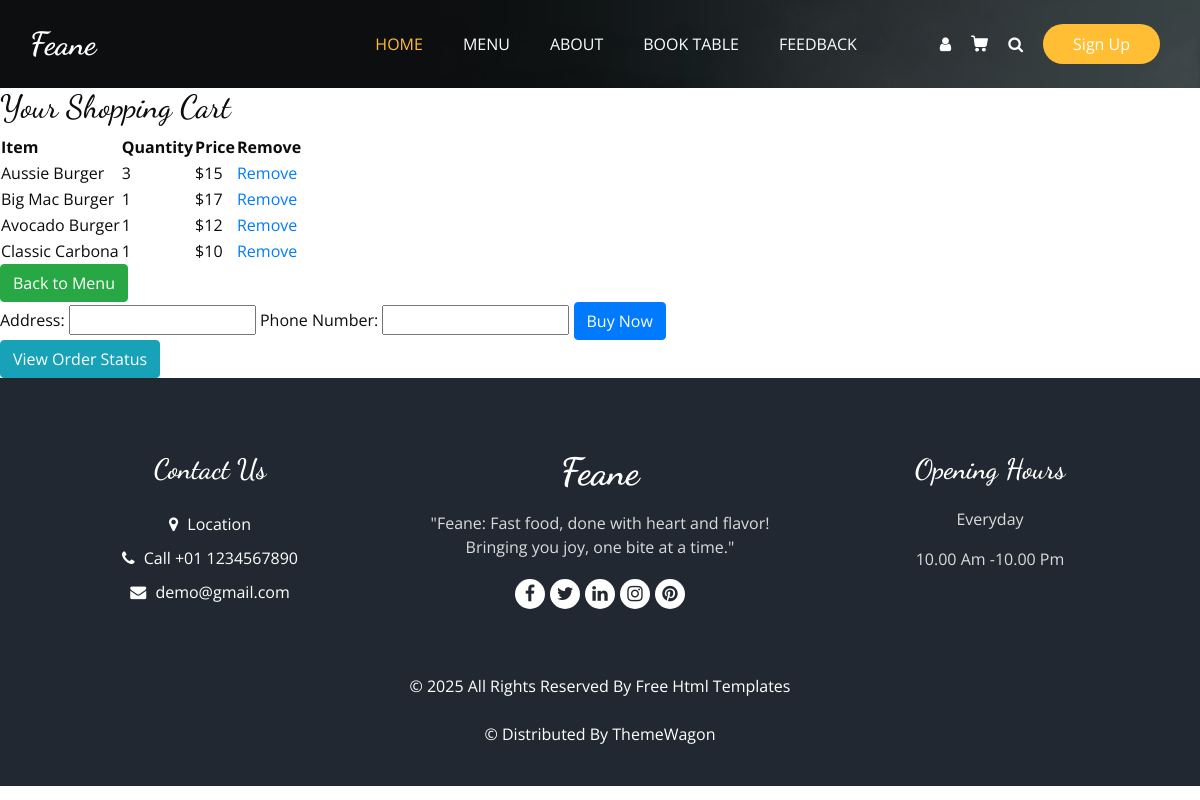
Page /cart/ (signed in) on the committed database.
### Base_app/models.py (models this page shows, shortened)
class Cart(models.Model):
    user = models.ForeignKey(User, on_delete=models.CASCADE)
    product = models.ForeignKey(items, on_delete=models.CASCADE)  # Change from CharField
    quantity = models.IntegerField(default=1)

class items(models.Model):
    Item_name= models.CharField(max_length=15)
    description=models.TextField(blank=False)
    Price=models.IntegerField()
    Category=models.ForeignKey(itemList,related_name='Name',on_delete=models.CASCADE)
    Image=models.ImageField(upload_to='Items/')
    def __str__(self):
        return self.Item_name

### Base_app/views.py (the view)
# urls.py: path("cart/", order_now, name="order_now"),
def order_now(request):
    cart_items = Cart.objects.filter(user=request.user)
    return render(request,'order_now.html',{"cart_items": cart_items})

### Template/order_now.html (shortened to what this page needs)
{% extends "base.html" %}
{% load static %}
{% block class %}class="sub_page"{% endblock class %}
{% block main %}
<h2>Your Shopping Cart</h2>
{% if cart_items %}
    <table>
        <tr>
            <th>Item</th>
            <th>Quantity</th>
            <th>Price</th>
            <th>Remove</th>
        </tr>
        {% for item in cart_items %}
        <tr>
            <td>{{ item.product }}</td>
            <td>{{ item.quantity }}</td>
            <td>${{ item.product.Price }}</td>
            <td><a href="{% url 'remove_from_cart' item.id %}">Remove</a></td>
        </tr>
        {% endfor %}
    </table>
{% else %}
    <p>Your cart is empty.</p>
{% endif %}
<a href="{% url 'menu' %}" class="btn btn-success">Back to Menu</a>
<form action="{% url 'place_order' %}" method="POST">
    <label for="address">Address:</label>
    <input type="text" name="address" required>
    <label for="phone">Phone Number:</label>
    <input type="text" name="phone" required>
    <button type="submit" class="btn btn-primary">Buy Now</button>
</form>
<a href="{% url 'view_orders' %}" class="btn btn-info">View Order Status</a>
{% endblock main %}

### Static/css/style.css (style rules this page uses)
body { font-family: "Open Sans", sans-serif; color: #0c0c0c; background-color: #ffffff; overflow-x: hidden; }
h1, h2 { font-family: 'Dancing Script', cursive; }
a, a:hover, a:focus { text-decoration: none; }
.btn, .btn:focus { outline: none !important; -webkit-box-shadow: none; box-shadow: none; }

### rows in the picture
Cart: product "Aussie Burger", quantity "3", product.Price "15"
Cart: product "Big Mac Burger", quantity "1", product.Price "17"
Cart: product "Avocado Burger", quantity "1", product.Price "12"
Cart: product "Classic Carbona", quantity "1", product.Price "10"
